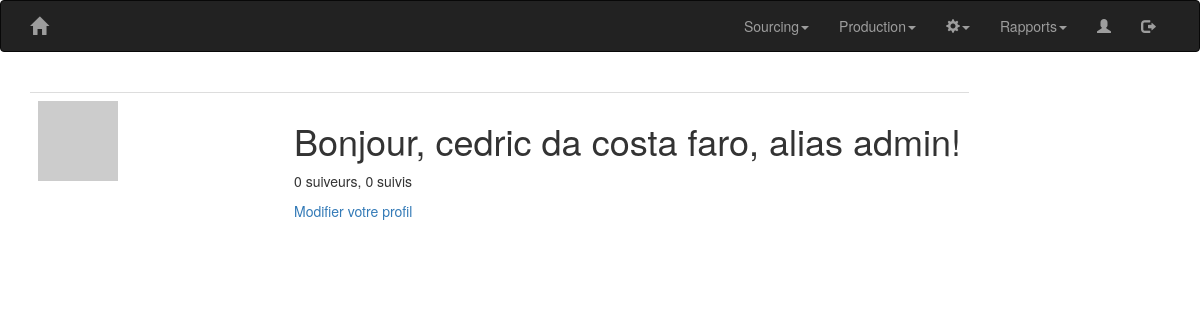
Screenshot of /list_of_users (signed in) with the database file from the repository.
### app/models.py (models this page shows, shortened)
class User(UserMixin, db.Model):
    id = db.Column(db.Integer, primary_key=True)
    username = db.Column(db.String(64), index=True, unique=True)
    first_name = db.Column(db.String(32), index=True)
    second_name = db.Column(db.String(32), index=True)
    email = db.Column(db.String(120), index=True, unique=True)
    about_me = db.Column(db.String(256))
    password_hash = db.Column(db.String(128))
    productions = db.relationship('Production', backref='author', lazy='dynamic')
    followed = db.relationship(
        'User', secondary=followers,
        primaryjoin=(followers.c.follower_id == id),
        secondaryjoin=(followers.c.followed_id == id),
        backref=db.backref('followers', lazy='dynamic'), lazy='dynamic')
    def avatar(self, size):
        digest = md5(self.email.lower().encode('utf-8')).hexdigest()
        return 'https://www.gravatar.com/avatar/{}?d=identicon&s={}'.format(digest, size)

### app/main/routes.py (the view)
@bp.route('/list_of_users')
@login_required
def list_of_users():
    page = request.args.get('page', 1, type=int)
    pagination = User.query.order_by(User.username.asc()).paginate(page, 5, False)
    users = pagination.items
    return render_template('users/list_of_users.html', title='Liste des utilisateurs', users=users,
                           pagination=pagination)

### app/models.py (called while the page is built)
@login.user_loader
def load_user(id):
    return User.query.get(int(id))

### app/templates/users/list_of_users.html
{% extends "base.html" %}
{% import 'bootstrap/wtf.html' as wtf %}
{% block app_content %}
    <div class="pagination">
        {% for user in users %}
            {% include 'users/_user.html' %}
        {% endfor %}
    </div>
{% endblock %}

### app/templates/users/_user.html (shortened to what this page needs)
<table class="table table-hover">
    <tr>
        <td width="256px"><img src="{{ user.avatar(64) }}"></td>
        <td>
            <h1>Bonjour, {{ user.first_name }} {{ user.second_name }}, alias {{ user.username }}!</h1>
            <p>{{ user.followers.count() }} suiveurs, {{ user.followed.count() }} suivis</p>
            {% if user == current_user %}
                <p><a href="{{ url_for('main.edit_profile') }}">Modifier votre profil</a></p>
            {% elif not current_user.is_following(user) %}
                <p><a href="{{ url_for('main.follow', username=user.username) }}">Suivre</a></p>
            {% else %}
                <p><a href="{{ url_for('main.unfollow', username=user.username) }}">Ne plus suivre</a></p>
            {% endif %}
        </td>
    </tr>
</table>

### rows the page displays
User: first_name "cedric", second_name "da costa faro", username "admin", followers.count "0", followed.count "0"
